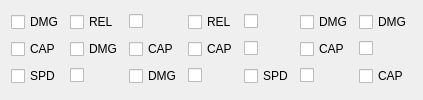
         <widget class="QWidget" name="forceGunTab">
          <attribute name="title">
           <string>FORCE GUN</string>
          </attribute>
          <layout class="QGridLayout" name="gridLayout_10">
           <item row="0" column="6">
            <widget class="QCheckBox" name="dmg5ForceGunCheckBox">
             <property name="text">
              <string>DMG</string>
             </property>
            </widget>
           </item>
           <item row="0" column="0">
            <widget class="QCheckBox" name="dmg1ForceGunCheckBox">
             <property name="text">
              <string>DMG</string>
             </property>
            </widget>
           </item>
           <item row="1" column="0">
            <widget class="QCheckBox" name="cap1ForceGunCheckBox">
             <property name="text">
              <string>CAP</string>
             </property>
            </widget>
           </item>
           <item row="0" column="2">
            <widget class="QCheckBox" name="blank2ForceGunCheckBox">
             <property name="text">
              <string/>
             </property>
            </widget>
           </item>
           <item row="0" column="3">
            <widget class="QCheckBox" name="rel2ForceGunCheckBox">
             <property name="text">
              <string>REL</string>
             </property>
            </widget>
           </item>
           <item row="0" column="4">
            <widget class="QCheckBox" name="blank4ForceGunCheckBox">
             <property name="text">
              <string/>
             </property>
            </widget>
           </item>
           <item row="0" column="5">
            <widget class="QCheckBox" name="dmg4ForceGunCheckBox">
             <property name="text">
              <string>DMG</string>
             </property>
            </widget>
           </item>
           <item row="0" column="1">
            <widget class="QCheckBox" name="rel1ForceGunCheckBox">
             <property name="text">
              <string>REL</string>
             </property>
            </widget>
           </item>
           <item row="2" column="0">
            <widget class="QCheckBox" name="spd1ForceGunCheckBox">
             <property name="text">
              <string>SPD</string>
             </property>
            </widget>
           </item>
           <item row="1" column="1">
            <widget class="QCheckBox" name="dmg2ForceGunCheckBox">
             <property name="text">
              <string>DMG</string>
             </property>
            </widget>
           </item>
           <item row="1" column="2">
            <widget class="QCheckBox" name="cap2ForceGunCheckBox">
             <property name="text">
              <string>CAP</string>
             </property>
            </widget>
           </item>
           <item row="1" column="3">
            <widget class="QCheckBox" name="cap3ForceGunCheckBox">
             <property name="text">
              <string>CAP</string>
             </property>
            </widget>
           </item>
           <item row="1" column="4">
            <widget class="QCheckBox" name="blank5ForceGunCheckBox">
             <property name="text">
              <string/>
             </property>
            </widget>
           </item>
           <item row="1" column="5">
            <widget class="QCheckBox" name="cap4ForceGunCheckBox">
             <property name="text">
              <string>CAP</string>
             </property>
            </widget>
           </item>
           <item row="1" column="6">
            <widget class="QCheckBox" name="blank7ForceGunCheckBox">
             <property name="text">
              <string/>
             </property>
            </widget>
           </item>
           <item row="2" column="1">
            <widget class="QCheckBox" name="blank1ForceGunCheckBox">
             <property name="text">
              <string/>
             </property>
            </widget>
           </item>
           <item row="2" column="2">
            <widget class="QCheckBox" name="dmg3ForceGunCheckBox">
             <property name="text">
              <string>DMG</string>
             </property>
            </widget>
           </item>
           <item row="2" column="3">
            <widget class="QCheckBox" name="blank3ForceGunCheckBox">
             <property name="text">
              <string/>
             </property>
            </widget>
           </item>
           <item row="2" column="4">
            <widget class="QCheckBox" name="spd2ForceGunCheckBox">
             <property name="text">
              <string>SPD</string>
             </property>
            </widget>
           </item>
           <item row="2" column="5">
            <widget class="QCheckBox" name="blank6ForceGunCheckBox">
             <property name="text">
              <string/>
             </property>
            </widget>
           </item>
           <item row="2" column="6">
            <widget class="QCheckBox" name="cap5ForceGunCheckBox">
             <property name="text">
              <string>CAP</string>
             </property>
            </widget>
           </item>
          </layout>
         </widget>
